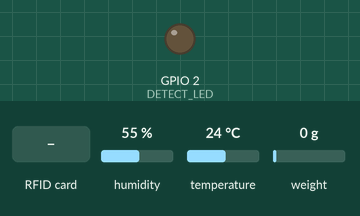
This sketch was run on a simulated ESP32. Parts: output pins drawn as LEDs (lit = HIGH). Inputs (shaded band) come from the test bench; at power-on: humidity 55 %, temperature 24 °C, weight on the scale 0 g. The local clock reads 2024-03-15 10:24:30 at power-on unless the sketch sets it; storage starts empty; pins used as bus, display or sensor lines are not drawn; what the sketch prints to the serial monitor is not drawn.

Above: at 7.4 s.
7.5 s: RFID card 2A 0D 46 02 held to the reader
At 7.59 s:
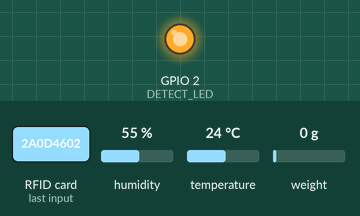
9.1 s: RFID card FA E5 35 02 held to the reader
At 9.7 s:
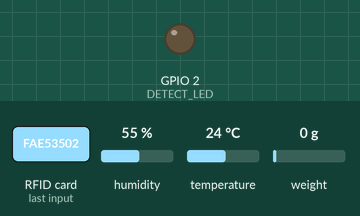
10.7 s: RFID card 77 43 C0 01 held to the reader
At 10.81 s:
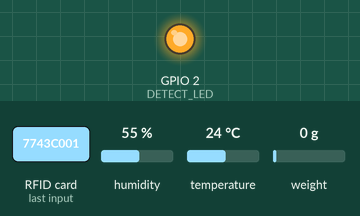
Timing chart, 0 to 13.7 s (numbered marks = the images above; inputs shaded):
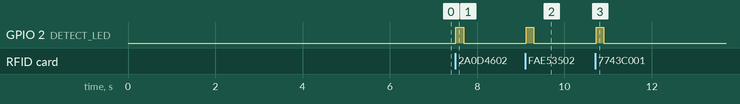

Measured:
- after the input at 7.5 s, GPIO 2 (DETECT_LED): LOW → HIGH at once, → LOW 0.18 s later
- after the input at 9.1 s, GPIO 2 (DETECT_LED): LOW → HIGH at once, → LOW 0.17 s later
- after the input at 10.7 s, GPIO 2 (DETECT_LED): LOW → HIGH at once, → LOW 0.17 s later

The sketch:

ESP32-NOW_v55.ino
```cpp
#include <Wire.h>
#include <Arduino.h>
#include <HX711.h>
#include <SPI.h>
#include <SD.h>
#include <MFRC522.h>
#include <RTClib.h>
#include <map>          // Include for std::map
#include <esp_now.h>    // Include for ESP-NOW functionality
#include <WiFi.h>       // Include for WiFi functionality (required by ESP-NOW)
#include "AHT20.h"      // Included: Environmental sensor library (will use your installed library)

// —— PIN CONFIGURATION —————————————————————————————————————
#define I2C_SDA      21
#define I2C_SCL      22
#define DOUT_PIN     32
#define CLK_PIN      14
#define SD_CS        5
#define RFID_CS      15
#define RST_PIN      27
#define SPI_SCK      18
#define SPI_MISO     19
#define SPI_MOSI     23
#define DETECT_LED   2
// ——————————————————————————————————————————————————————————————

// Sensor Objects
HX711 scale;
RTC_DS3231 rtc;
MFRC522 mfrc522(RFID_CS, RST_PIN);
AHT20 aht; // AHT20 sensor object instance

// Calibration and configuration for HX711 (Weight Sensor)
const float HX711_CALIBRATION_A1 = 0.0045558f;
const float HX711_CALIBRATION_A0 = -1862.8f;
const float NO_WEIGHT_THRESHOLD = 10.0f; // Threshold below which weight is considered zero
const int SMA_WINDOW = 5;                // Simple Moving Average window size for weight

long weightBuffer[SMA_WINDOW];
int weightIndex = 0;
bool bufferFilled = false;

// RFID Cooldown and Scan Management
const unsigned long RFID_COOLDOWN_MS = 500; // Milliseconds to wait after a scan before allowing another
unsigned long lastScanTime = 0;             // Stores the timestamp of the last successful RFID scan

// Pre-stored RFID to Sex mapping
// This map stores RFID UIDs as keys and their corresponding sex as values.
// You can expand this map with more RFID UIDs and their associated sex data.
std::map<String, String> rfidSexMap;

// MAC address of the receiving ESP32 board (ESP32-CAM)
// IMPORTANT: This MUST match the actual MAC address of your ESP32-CAM.
uint8_t receiverMac[] = {0xA0, 0xA3, 0xB3, 0x2B, 0xCB, 0x40}; // Example MAC for 'travis cam'

// Buffer for JSON payload (increased size for robustness, adjusted for smaller payload)
// Ensure this is large enough to hold your complete JSON string.
#define JSON_BUFFER_SIZE 200 // Reduced size as light/pressure are removed
char jsonBuffer[JSON_BUFFER_SIZE];

// --- Function Prototypes ---
// (Good practice to declare functions before they are used, especially in larger sketches)
void OnDataSent(const uint8_t *mac_addr, esp_now_send_status_t status);
String getTimestamp();
String getFilenameFromTimestamp();
bool writeLog(const String &line);
float getSmoothedWeight();
// No longer need prototypes for getTemperature() and getHumidity() here, as they are part of AHT20 class.

// Callback function for ESP-NOW send status
// This function is called after an ESP-NOW packet is sent.
void OnDataSent(const uint8_t *mac_addr, esp_now_send_status_t status) {
  Serial.print("\r\nLast Packet Send Status:\t");
  if (status == ESP_NOW_SEND_SUCCESS) {
    Serial.println("Delivery Success");
  } else {
    Serial.println("Delivery Fail");
    // You might want to implement retry logic here for failed deliveries
  }
}

// Generates a formatted timestamp string from the RTC module.
String getTimestamp() {
  DateTime now = rtc.now();
  char buf[20]; // YYYY-MM-DD HH:MM:SS\0 (19 chars + null terminator)
  sprintf(buf, "%04d-%02d-%02d %02d:%02d:%02d",
          now.year(), now.month(), now.day(),
          now.hour(), now.minute(), now.second());
  return String(buf);
}

// Generates a filename based on the current timestamp for SD card logging.
String getFilenameFromTimestamp() {
  DateTime now = rtc.now();
  char filename[30]; // /YYYY-MM-DD_HH-MM-SS.txt\0 (26 chars + null terminator)
  sprintf(filename, "/%04d-%02d-%02d_%02d-%02d-%02d.txt",
          now.year(), now.month(), now.day(),
          now.hour(), now.minute(), now.second());
  return String(filename);
}

// Writes a line of data to the SD card.
bool writeLog(const String &line) {
  // Ensure RFID_CS is high before accessing SD card to prevent conflicts
  digitalWrite(RFID_CS, HIGH);
  // Select SD card
  digitalWrite(SD_CS, LOW);

  String filename = getFilenameFromTimestamp();
  File f = SD.open(filename, FILE_WRITE);
  if (!f) {
    Serial.println("❌ ERROR: Log file open failed for writing.");
    digitalWrite(SD_CS, HIGH); // Deselect SD card on failure
    return false;
  }

  f.println(line);
  f.close();
  Serial.printf("📁 Logged data to %s\n", filename.c_str());
  digitalWrite(SD_CS, HIGH); // Deselect SD card after write
  return true;
}

// Reads raw weight from HX711 and applies a Simple Moving Average filter.
float getSmoothedWeight() {
  long raw = scale.read();
  weightBuffer[weightIndex] = raw;
  weightIndex = (weightIndex + 1) % SMA_WINDOW;
  if (weightIndex == 0) bufferFilled = true; // Buffer is filled after first full cycle

  int count = bufferFilled ? SMA_WINDOW : weightIndex;
  long sum = 0;
  for (int i = 0; i < count; i++) {
    sum += weightBuffer[i];
  }

  float avgRaw = sum / (float)count;
  float weight = HX711_CALIBRATION_A1 * avgRaw + HX711_CALIBRATION_A0;
  return (weight < NO_WEIGHT_THRESHOLD) ? 0.0f : weight; // Return 0 if below threshold
}

void setup() {
  Serial.begin(115200);
  delay(200); // Allow serial to initialize

  // Initialize LED pin
  pinMode(DETECT_LED, OUTPUT);
  digitalWrite(DETECT_LED, LOW); // Ensure LED is off initially

  // Seed the random number generator with an analog read from an unconnected pin
  // This helps ensure different random numbers each time the ESP32 starts.
  randomSeed(analogRead(0));

  // Initialize I2C bus - CRITICAL for RTC and AHT20 communication
  Wire.begin(I2C_SDA, I2C_SCL);
  Serial.println("✅ I2C bus initialized.");

  // Initialize AHT20
  if(!aht.begin()) {
    Serial.println("❌ ERROR: AHT20 initialization failed! Halting.");
    while(1); // Halt if AHT20 is critical for operation
  }
  Serial.println("✅ AHT20 ready.");

  // Initialize HX711 (Weight Sensor)
  scale.begin(DOUT_PIN, CLK_PIN);
  if (!scale.is_ready()) {
    Serial.println("❌ ERROR: HX711 not ready! Continuing without scale data.");
    // Consider adding a while(1) here if scale is absolutely critical
  }
  Serial.println("⚙️ Auto-taring HX711 (5s)...");
  scale.tare(); // Perform initial tare
  delay(5000); // Give time for tare to settle
  Serial.println("✔️ Tare complete.");

  // Initialize RTC (Real-Time Clock)
  if (!rtc.begin()) {
    Serial.println("❌ ERROR: RTC failed to initialize! Halting.");
    while(1); // Halt if RTC is critical for timestamping
  }
  // Adjust RTC time with the compile time (computer's time)
  // This line will set the RTC to the time the sketch was compiled.
  // Remove this line after the first upload if you want the RTC to keep time independently.
  rtc.adjust(DateTime(F(__DATE__), F(__TIME__)));
  Serial.println("✅ RTC ready.");

  // Initialize SD Card and RFID Reader
  // Ensure CS pins are high initially to deselect devices
  pinMode(SD_CS, OUTPUT); digitalWrite(SD_CS, HIGH);
  pinMode(RFID_CS, OUTPUT); digitalWrite(RFID_CS, HIGH);
  SPI.begin(SPI_SCK, SPI_MISO, SPI_MOSI); // Initialize SPI bus

  if (!SD.begin(SD_CS)) {
    Serial.println("❌ ERROR: SD card initialization failed! Halting.");
    while(1); // Halt if SD card is critical for logging
  }
  Serial.println("✅ SD card ready.");

  mfrc522.PCD_Init(); // Initialize MFRC522 RFID reader
  Serial.println("✅ RFID ready.");
  Serial.println("=== System Operational ===");

  // Populate the RFID to Sex map with known UIDs
  rfidSexMap["2A0D4602"] = "Female";
  rfidSexMap["FAE53502"] = "Male";
  rfidSexMap["7743C001"] = "Male";
  rfidSexMap["C376C001"] = "Female";
  // Add more RFID UIDs and their corresponding sex here as needed

  // Initialize ESP-NOW
  WiFi.mode(WIFI_STA); // Set WiFi to station mode for ESP-NOW
  if (esp_now_init() != ESP_OK) {
    Serial.println("❌ ESP-NOW initialization failed! Halting.");
    return; // Halt if ESP-NOW fails to initialize
  }
  Serial.println("✅ ESP-NOW initialized.");

  // Register the ESP-NOW send callback function
  esp_now_register_send_cb(OnDataSent);

  // Add peer (receiver ESP32-CAM)
  esp_now_peer_info_t peerInfo = {};
  memcpy(peerInfo.peer_addr, receiverMac, 6);
  peerInfo.channel = 0;     // Use channel 0 (default)
  peerInfo.encrypt = false; // No encryption for simplicity

  if (!esp_now_is_peer_exist(receiverMac)) {
    esp_err_t addPeerResult = esp_now_add_peer(&peerInfo);
    if (addPeerResult == ESP_OK) {
      Serial.println("✅ ESP-NOW peer added successfully.");
    } else {
      Serial.print("❌ Failed to add ESP-NOW peer: ");
      Serial.println(addPeerResult);
    }
  } else {
    Serial.println("ℹ️ ESP-NOW peer already exists.");
  }
}

void loop() {
  unsigned long currentMillis = millis();

  // Implement a cooldown period to prevent rapid re-scanning of the same RFID card
  if (currentMillis - lastScanTime < RFID_COOLDOWN_MS) {
    return; // Return if still in cooldown period
  }

  // Check for new RFID card presence
  if (!mfrc522.PICC_IsNewCardPresent()) {
    return; // No new card, exit loop
  }
  // Read the RFID card serial number (UID)
  if (!mfrc522.PICC_ReadCardSerial()) {
    return; // Failed to read serial, exit loop
  }

  lastScanTime = currentMillis; // Update last scan time
  digitalWrite(DETECT_LED, HIGH); // Turn on LED to indicate RFID detection

  // --- Read RFID UID ---
  String uid;
  for (byte i = 0; i < mfrc522.uid.size; i++) {
    if (mfrc522.uid.uidByte[i] < 0x10) uid += '0'; // Add leading zero for single-digit hex
    uid += String(mfrc522.uid.uidByte[i], HEX);
  }
  uid.toUpperCase(); // Convert UID to uppercase for consistent mapping

  // --- Retrieve Sex data from map ---
  String sex = "Unknown"; // Default value if RFID not found in map
  if (rfidSexMap.count(uid)) { // Check if UID exists in the map
    sex = rfidSexMap[uid];
  }

  // --- Get Timestamp from RTC ---
  String timestamp = getTimestamp();

  // --- Read Sensor Data ---
  // Using actual smoothed weight from HX711
  float weight = getSmoothedWeight();

  // Get actual temperature and humidity from AHT20
  float temperature = aht.getTemperature();
  float humidity = aht.getHumidity();

  // Check for valid sensor readings from AHT20
  if (isnan(temperature) || isnan(humidity)) {
    Serial.println("❌ WARNING: Failed to read temperature or humidity from AHT20. Skipping ESP-NOW send.");
    digitalWrite(DETECT_LED, LOW);
    mfrc522.PICC_HaltA();
    mfrc522.PCD_StopCrypto1();
    return; // Skip this cycle if sensor data is invalid
  }

  // --- Prepare Data for SD Card Logging ---
  String logLine = "Timestamp: " + timestamp +
                   " | RFID: " + uid +
                   " | Sex: " + sex +
                   " | Weight: " + String(weight, 1) + "g" +
                   " | Temp: " + String(temperature, 1) + "°C" +
                   " | Humid: " + String(humidity, 1) + "%";

  // --- Save Data to SD card ---
  Serial.println("\n" + logLine);
  if (!writeLog(logLine)) {
    Serial.println("❌ Failed to save data to SD card.");
  }

  // --- Construct JSON Payload for ESP-NOW Transmission (using snprintf for robustness) ---
  // Ensure all values are correctly formatted and escaped if necessary.
  // The JSON structure should match what the receiver expects.
  int jsonLen = snprintf(jsonBuffer, JSON_BUFFER_SIZE,
                     "{\"timestamp\":\"%s\","
                     "\"rfid\":\"%s\","
                     "\"sex\":\"%s\","
                     "\"weight\":%.1f,"
                     "\"temperature\":%.1f,"
                     "\"humidity\":%.1f}",
                     timestamp.c_str(),
                     uid.c_str(),
                     sex.c_str(),
                     weight,
                     temperature,
                     humidity);

  // Check for snprintf errors (buffer overflow or encoding error)
  if (jsonLen < 0 || jsonLen >= JSON_BUFFER_SIZE) {
      Serial.println("❌ ERROR: JSON payload too large for buffer or formatting error!");
      digitalWrite(DETECT_LED, LOW); // Turn off LED
      mfrc522.PICC_HaltA();
      mfrc522.PCD_StopCrypto1();
      return; // Skip ESP-NOW send for this cycle
  }

  // --- Send Data via ESP-NOW ---
  Serial.println("Attempting to send data via ESP-NOW...");
  Serial.print("JSON Data to be sent (length ");
  Serial.print(jsonLen);
  Serial.print(" bytes): ");
  Serial.println(jsonBuffer); // Print the content of the char array

  // Send the char array. `jsonLen + 1` includes the null terminator.
  esp_err_t result = esp_now_send(receiverMac, (const uint8_t*)jsonBuffer, jsonLen + 1);

  if (result == ESP_OK) {
    Serial.println("✅ Data send initiated via ESP-NOW.");
  } else {
    Serial.print("❌ Failed to initiate data send via ESP-NOW: ");
    Serial.println(result);
  }

  // --- Halt RFID PICC and prepare for next scan ---
  mfrc522.PICC_HaltA();      // Halt PICC (Proximity Integrated Circuit Card)
  mfrc522.PCD_StopCrypto1(); // Stop encryption on PCD (Proximity Coupling Device)

  // Turn off LED immediately after processing the card.
  digitalWrite(DETECT_LED, LOW);
}
```
